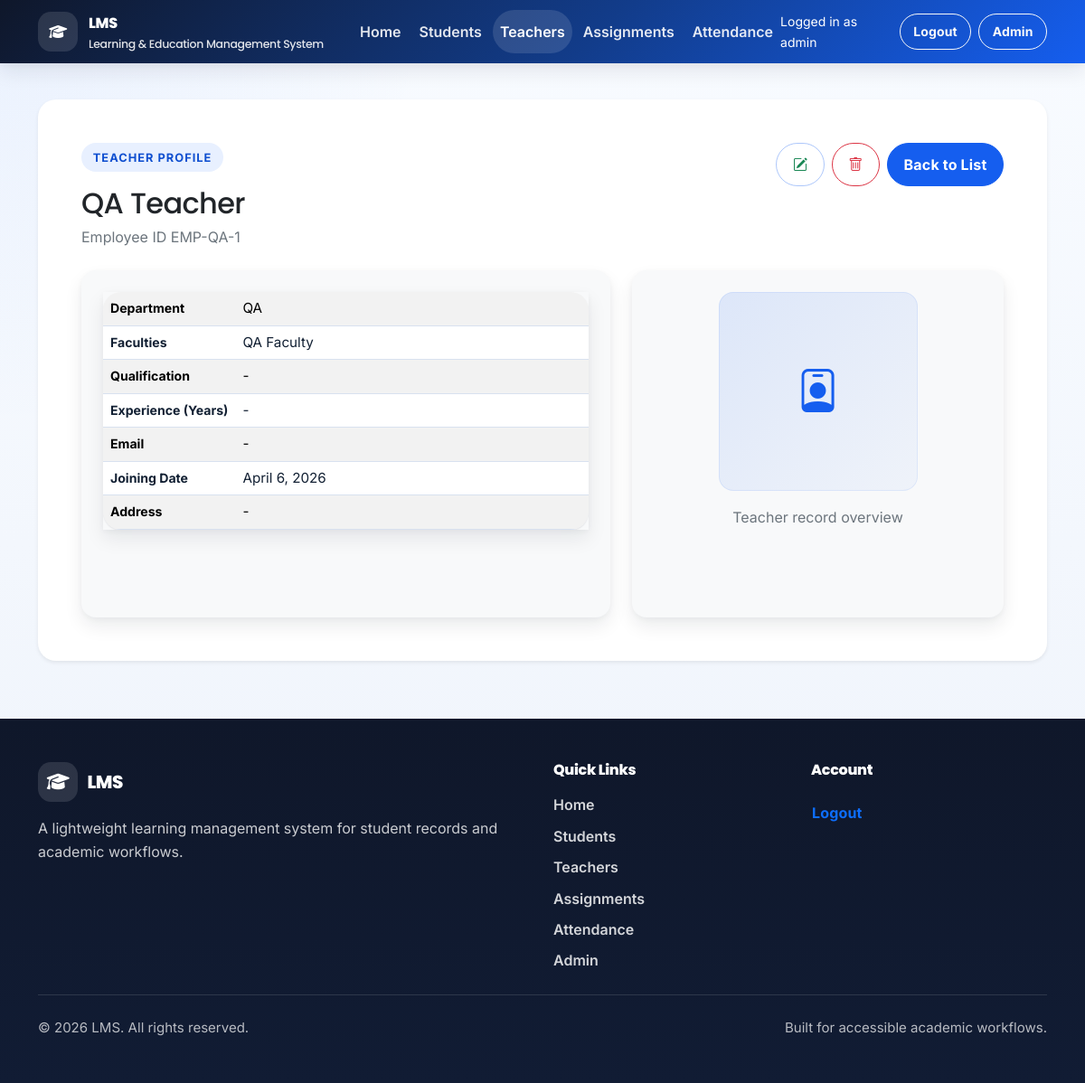
Screenshot of /teachers/88/ (signed in) with the database file from the repository.
### teacher/models.py (models this page shows, shortened)
class Teacher(models.Model):
    user = models.OneToOneField(
        User,
        on_delete=models.CASCADE,
        null=True,
        blank=True,
        default=None,
        related_name='teacher_profile',
    )
    name = models.CharField(max_length=100)
    employee_id = models.CharField(
        max_length=20, unique=True, null=True, blank=True, default=None
    )
    department = models.CharField(max_length=150, null=True, blank=True, default=None)
    qualification = models.CharField(max_length=150, null=True, blank=True, default=None)
    experience_years = models.IntegerField(null=True, blank=True, default=None)
    faculties = models.ManyToManyField(
        Faculty,
        blank=True,
        related_name='teachers',
    )
    email = models.EmailField(unique=True, null=True, blank=True, default=None)
    dp = models.ImageField(upload_to='teacher_dp/', null=True, blank=True, default=None)
    address = models.TextField(null=True, blank=True, default=None)
    joining_date = models.DateField(auto_now_add=True)
    is_first_login = models.BooleanField(default=True)

### student/models.py (models this page shows, shortened)
class Faculty(models.Model):
    name = models.CharField(max_length=150, unique=True)
    objects = FacultyManager()

### teacher/views.py (the view)
# urls.py: path('<int:pk>/', TeacherDetailView.as_view(), name='teacher-detail'),
class TeacherDetailView(LoginRequiredMixin, DetailView):
    model = Teacher
    template_name = 'teacher/teacher_detail.html'
    context_object_name = 'teacher'
    def get_queryset(self):
        queryset = Teacher.objects.prefetch_related('faculties', 'user')
        if is_admin_user(self.request.user) or get_teacher_profile(self.request.user):
            return queryset
        return queryset.none()

### LMS/context_processors.py (called while the page is built)
def role_flags(request):
    user = request.user
    student_profile = get_student_profile(user)
    teacher_profile = get_teacher_profile(user)
    admin_user = is_admin_user(user)
    return {
        'has_student_profile': bool(student_profile),
        'has_teacher_profile': bool(teacher_profile),
        'is_admin': admin_user,
        'logged_in_name': get_logged_in_name(user),
        'current_student': student_profile,
        'current_teacher': teacher_profile,
        'can_manage_academic_records': can_manage_academic_records(user),
        'is_student_user': bool(student_profile),
        'is_teacher_user': bool(teacher_profile),
        'is_admin_like_user': admin_user,
        'current_user_display_name': get_logged_in_name(user),
    }

### LMS/roles.py (called while the page is built)
def get_student_profile(user):
    if not user or isinstance(user, AnonymousUser):
        return None
    return getattr(user, 'student_profile', None)

def get_teacher_profile(user):
    if not user or isinstance(user, AnonymousUser):
        return None
    return getattr(user, 'teacher_profile', None)

def is_admin_user(user):
    return bool(user and user.is_authenticated and (user.is_staff or user.is_superuser))

def get_logged_in_name(user):
    if not user or not user.is_authenticated:
        return ''
    student = get_student_profile(user)
    if student and student.name:
        return student.name.split()[0]
    teacher = get_teacher_profile(user)
    if teacher and teacher.name:
        return teacher.name.split()[0]
    if user.first_name:
        return user.first_name.split()[0]
    return user.username

def can_manage_academic_records(user):
    return bool(get_teacher_profile(user) or is_admin_user(user))

### LMS/templates/teacher/teacher_detail.html (shortened to what this page needs)
{% extends 'base.html' %}
{% block content %}
<section class="container py-4">
	<div class="card shadow-sm border-0 overflow-hidden">
		<div class="card-body p-4 p-lg-5">
			<div class="d-flex flex-wrap justify-content-between align-items-start gap-3 mb-4">
				<div>
					<span class="eyebrow">Teacher profile</span>
					<h1 class="h2 mb-1">{{ teacher.name }}</h1>
					<p class="text-secondary mb-0">Employee ID {{ teacher.employee_id|default:"-" }}</p>
				</div>
				<div class="d-flex flex-wrap gap-2">
					<a class="btn btn-outline-primary" href="{% url 'teacher:teacher-update' teacher.pk %}" aria-label="Edit" title="Edit"><i class="bi bi-pencil-square text-success"></i><span class="visually-hidden">Edit</span></a>
					<a class="btn btn-outline-danger" href="{% url 'teacher:teacher-delete' teacher.pk %}" aria-label="Delete" title="Delete"><i class="bi bi-trash text-danger"></i><span class="visually-hidden">Delete</span></a>
					<a class="btn btn-primary" href="{% url 'teacher:teacher-list' %}">Back to List</a>
				</div>
			</div>
			<div class="row g-4 student-detail-row">
				<div class="col-lg-7">
					<div class="detail-pane bg-light rounded-4 p-4 h-100">
						<div class="table-responsive">
							<table class="table table-compact table-striped mb-0 align-middle">
								<tbody>
									<tr>
										<th scope="row" class="w-25">Department</th>
										<td>{{ teacher.department|default:"-" }}</td>
									</tr>
									<tr>
										<th scope="row">Faculties</th>
										<td>
											{% for faculty in teacher.faculties.all %}
												{{ faculty.name }}{% if not forloop.last %}, {% endif %}
											{% empty %}
												-
											{% endfor %}
										</td>
									</tr>
									<tr>
										<th scope="row">Qualification</th>
										<td>{{ teacher.qualification|default:"-" }}</td>
									</tr>
									<tr>
										<th scope="row">Experience (Years)</th>
										<td>{{ teacher.experience_years|default_if_none:"-" }}</td>
									</tr>
									<tr>
										<th scope="row">Email</th>
										<td>{{ teacher.email|default:"-" }}</td>
									</tr>
									<tr>
										<th scope="row">Joining Date</th>
										<td>{{ teacher.joining_date|date:"F j, Y" }}</td>
									</tr>
									<tr>
										<th scope="row">Address</th>
										<td>{{ teacher.address|default:"-" }}</td>
									</tr>
								</tbody>
							</table>
						</div>
					</div>
				</div>
				<div class="col-lg-5">
					<div class="profile-pane bg-light rounded-4 p-4 h-100 text-center">
						{% if teacher.dp %}
							<img class="student-image mb-3" src="{{ teacher.dp.url }}" alt="{{ teacher.name }} display picture" onerror="this.classList.add('d-none'); this.nextElementSibling.classList.remove('d-none');">
							<div class="profile-placeholder mb-3 d-none">
								<i class="bi bi-person-badge"></i>
							</div>
						{% else %}
							<div class="profile-placeholder mb-3">
								<i class="bi bi-person-badge"></i>
							</div>
						{% endif %}
						<p class="text-secondary mb-0">Teacher record overview</p>
					</div>
				</div>
			</div>
		</div>
	</div>
</section>
{% endblock %}

### LMS/templates/base.html (shortened to what this page needs)
<!DOCTYPE html>
<html lang="en">
<head>
	{% load static %}
	<link href="https://cdn.jsdelivr.net/npm/bootstrap@5.3.7/dist/css/bootstrap.min.css" rel="stylesheet"
>
	<link rel="stylesheet" href="https://cdn.jsdelivr.net/npm/bootstrap-icons@1.11.3/font/bootstrap-icons.min.css">
	<link rel="stylesheet" href="https://cdnjs.cloudflare.com/ajax/libs/font-awesome/6.7.2/css/all.min.css"
 />
	<link rel="stylesheet" href="{% static 'css/styles.css' %}">
	<link rel="stylesheet" href="{% static 'css/lms-overrides.css' %}">
</head>
<body class="d-flex flex-column min-vh-100">
	<header class="site-header">
		<nav class="navbar navbar-expand-lg navbar-dark">
			<div class="container">
				<a class="navbar-brand" href="{% url 'home' %}" aria-label="LMS home">
					<span class="brand-icon" aria-hidden="true"><i class="fa-solid fa-graduation-cap"></i></span>
					<span class="brand-copy">
						<span class="brand-title">LMS</span>
						<span class="brand-subtitle">Learning & Education Management System</span>
					</span>
				</a>
				<div class="collapse navbar-collapse" id="primaryNav">
					{% with current_url_name=request.resolver_match.url_name current_namespace=request.resolver_match.namespace %}
					<ul class="navbar-nav me-auto mb-2 mb-lg-0 gap-lg-1">
						<li class="nav-item">
							<a class="nav-link {% if current_url_name == 'home' and not current_namespace %}active{% endif %}" href="{% url 'home' %}"
								{% if current_url_name == 'home' and not current_namespace %}aria-current="page"{% endif %}>Home</a>
						</li>
						{% if is_admin_like_user or has_teacher_profile %}
						<li class="nav-item">
							<a class="nav-link {% if current_namespace == 'student' %}active{% endif %}"
								href="{% url 'student:student-list' %}"
								{% if current_namespace == 'student' %}aria-current="page"{% endif %}>Students</a>
						</li>
						{% endif %}
						{% if is_admin_like_user %}
						<li class="nav-item">
							<a class="nav-link {% if current_namespace == 'teacher' %}active{% endif %}"
								href="{% url 'teacher:teacher-list' %}"
								{% if current_namespace == 'teacher' %}aria-current="page"{% endif %}>Teachers</a>
						</li>
						{% endif %}
						<li class="nav-item">
							<a class="nav-link {% if current_namespace == 'assignment' %}active{% endif %}"
								href="{% url 'assignment:assignment-list' %}"
								{% if current_namespace == 'assignment' %}aria-current="page"{% endif %}>Assignments</a>
						</li>
						<li class="nav-item">
							<a class="nav-link {% if current_namespace == 'attendance' %}active{% endif %}"
								href="{% url 'attendance:attendance-list' %}"
								{% if current_namespace == 'attendance' %}aria-current="page"{% endif %}>Attendance</a>
						</li>
					</ul>
					{% endwith %}
					<ul class="navbar-nav ms-auto align-items-lg-center gap-lg-2">
						{% if request.user.is_authenticated %}
						<li class="nav-item text-white small me-lg-2">
							Logged in as {{ current_user_display_name }}
						</li>
						<li class="nav-item">
							<form method="post" action="{% url 'logout' %}" class="d-inline">
								<button type="submit" class="btn btn-outline-light btn-sm">Logout</button>
							</form>
						</li>
						{% else %}
						<li class="nav-item">
							<a class="btn btn-outline-light btn-sm" href="{% url 'login' %}">Login</a>
						</li>
						{% endif %}
						{% if request.user.is_staff or request.user.is_superuser %}
						<li class="nav-item">
							<a class="btn btn-outline-light btn-sm" href="{% url 'admin:index' %}">Admin</a>
						</li>
						{% endif %}
					</ul>
				</div>
			</div>
		</nav>
	</header>
	<main id="main-content" class="flex-grow-1">
		<div class="container pt-3">
		</div>
		{% block content %}{% endblock %}
	</main>
	<footer class="site-footer mt-auto">
		<div class="container py-5">
			<div class="row g-4">
				<div class="col-lg-6">
					<h2 class="footer-brand mb-3">
						<span class="brand-icon" aria-hidden="true"><i class="fa-solid fa-graduation-cap"></i></span>
						LMS
					</h2>
					<p class="footer-copy mb-0">
						A lightweight learning management system for student records and academic workflows.
					</p>
				</div>
				<div class="col-lg-3 col-md-6">
					<h3 class="footer-heading">Quick Links</h3>
					<ul class="footer-links list-unstyled mb-0">
						<li><a href="{% url 'home' %}">Home</a></li>
						{% if is_admin_like_user or has_teacher_profile %}
						<li><a href="{% url 'student:student-list' %}">Students</a></li>
						{% endif %}
						{% if is_admin_like_user %}
						<li><a href="{% url 'teacher:teacher-list' %}">Teachers</a></li>
						{% endif %}
						<li><a href="{% url 'assignment:assignment-list' %}">Assignments</a></li>
						<li><a href="{% url 'attendance:attendance-list' %}">Attendance</a></li>
						{% if is_admin_like_user %}
						<li><a href="{% url 'admin:index' %}">Admin</a></li>
						{% endif %}
					</ul>
				</div>
				<div class="col-lg-3 col-md-6">
					<h3 class="footer-heading">Account</h3>
					<ul class="footer-links list-unstyled mb-0">
						{% if request.user.is_authenticated %}
						<li>
							<form method="post" action="{% url 'logout' %}" class="d-inline">
								<button type="submit" class="btn btn-link p-0 text-decoration-none">Logout</button>
							</form>
						</li>
						{% else %}
						<li><a href="{% url 'login' %}">Login</a></li>
						{% endif %}
					</ul>
				</div>
			</div>
			<div class="footer-divider my-4"></div>
			<div class="d-flex flex-column flex-md-row justify-content-between align-items-center gap-2">
				<p class="footer-note mb-0">&copy; {% now "Y" %} LMS. All rights reserved.</p>
				<p class="footer-note mb-0">Built for accessible academic workflows.</p>
			</div>
		</div>
	</footer>
</body>
</html>

### static/css/lms-overrides.css (style rules this page uses)
.eyebrow { display: inline-flex; align-items: center; gap: 0.5rem; padding: 0.35rem 0.8rem; margin-bottom: 1rem; border-radius: 999px; font-size: 0.8rem; font-weight: 700; letter-spacing: 0.08em; text-transform: uppercase; background: var(--color-primary-soft); color: var(--color-primary-hover); }
.hero-card, .empty-state, .profile-pane { border-radius: 1.25rem; }
.table-responsive, .bg-white, .bg-light { box-shadow: var(--shadow-md); }
.table-compact th, .table-compact td { white-space: normal; word-break: break-word; line-height: 1.35; font-size: 0.95rem; }
.table-compact td, .table-compact th { vertical-align: top; }
.student-detail-row { --student-pane-base-height: 24rem; }
.student-detail-row .detail-pane, .student-detail-row .profile-pane { min-height: var(--student-pane-base-height); }
.profile-placeholder { display: grid; place-items: center; width: min(100%, 220px); aspect-ratio: 1 / 1; margin: 0 auto; border-radius: 1rem; background: linear-gradient( 135deg, color-mix(in srgb, var(--color-primary) 12%, transparent), color-mix(in srgb, var(--color-primary) 4%, transparent) ); color: var(--color-primary); font-size: 3rem; box-shadow: inset 0 0 0 1px color-mix(in srgb, var(--color-primary) 8%, transparent); }

### rows the page displays
Teacher: name "QA Teacher", employee_id "EMP-QA-1", department "QA", qualification "-", experience_years "-", email "-", joining_date "April 6, 2026", address "-"
Faculty: name "QA Faculty"

### other values shown
{{ current_user_display_name }} "admin"
